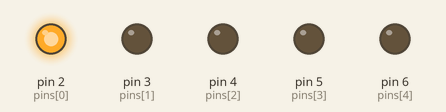
Simulated run of this sketch. Board: Arduino Uno, built with avr-gcc and run on an emulated ATmega328P. Shown: output pins drawn as LEDs (lit = HIGH).

Above: at 0.07 s.
At 0.37 s:
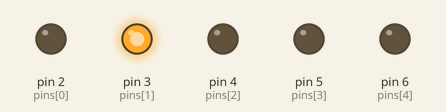
At 1.27 s:
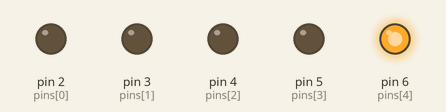
At 2.8 s:
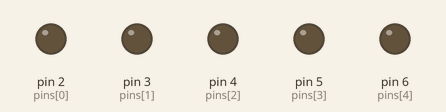
At 4.64 s:
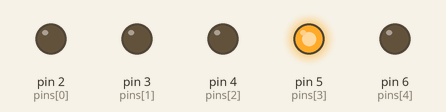
At 6.81 s:
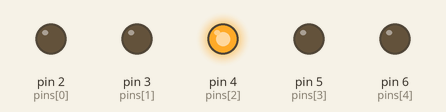
Timing chart, 0 to 7.1 s (numbered marks = the images above):
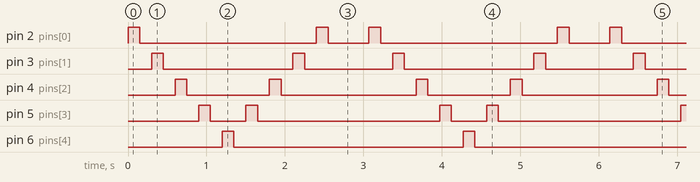

The sketch:

ex02__blink_seq2.ino
```cpp
/*

*/
int pin1 = 2;
int pin2 = 3;
int pin3 = 4;
int pin4 = 5;
int pin5 = 6;
//int pinX = 11;

int del = 50;

int pins[] = { 2, 3, 4, 5, 6};
int pinplay[] = { 2,   3, 4,    5,   6,  5,   4,  3,  2, 1};
int dels[] =    { 150, 150, 150, 150, 150, 150, 150, 150,150, 150};


// the setup function runs once when you press reset or power the board
void setup() {
  // initialize digital pin LED_BUILTIN as an output.
  for (int i = 0; i < 5; i++) {
    pinMode(pins[i], OUTPUT);
  }

  //pinMode(pinX, INPUT);


}

// the loop function runs over and over again forever
void loop() {

  // listen to knob about speeding up or slowing down ghe delays

  for (int i = 0; i < sizeof(pinplay); i++) {
    digitalWrite(pinplay[i], HIGH);   // turn the LED on (HIGH is the voltage level)
    delay(dels[i]);                       // wait for a second
    digitalWrite(pinplay[i], LOW);    // turn the LED off by making the voltage LOW
    delay(dels[i]);
  }


  // wait for a second
}
```

Measured:
- by itself, pin 2 (pins[0]): repeats every 3.1 s: LOW 2.3 s, HIGH 0.15 s, LOW 0.52 s, HIGH 0.15 s
- by itself, pin 3 (pins[1]): repeats every 3.1 s: LOW 1.7 s, HIGH 0.15 s, LOW 1.1 s, HIGH 0.15 s
- by itself, pin 4 (pins[2]): repeats every 3.1 s: LOW 1.1 s, HIGH 0.15 s, LOW 1.7 s, HIGH 0.15 s
- by itself, pin 5 (pins[3]): repeats every 3.1 s: LOW 0.45 s, HIGH 0.15 s, LOW 2.3 s, HIGH 0.15 s
- by itself, pin 6 (pins[4]): alternates HIGH for 0.15 s and LOW for 2.9 s
